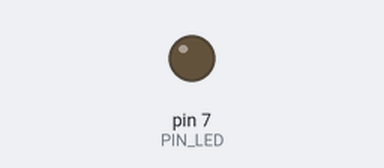
This sketch was run on a simulated Arduino Uno, built with avr-gcc and run on an emulated ATmega328P. Shown: output pins drawn as LEDs (lit = HIGH). Dashed ring = blinking.

Above: at 0.5 s.
At 1.85 s:
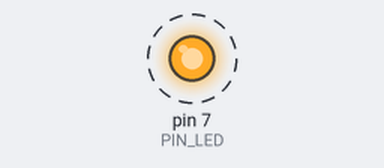
Timing chart, 0 to 3.0 s (numbered marks = the images above):
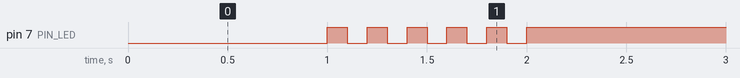

The sketch:

05_practice_2.ino.ino
```cpp
#define PIN_LED 7
unsigned int cnt;

void setup() {
  pinMode(PIN_LED, OUTPUT);
  Serial.begin(115200);
  cnt = 0;
  }


void loop() {
  // put your main code here, to run repeatedly:
  if(cnt == 0) {
    digitalWrite(PIN_LED, 0);
    delay(1000);
  }
  while(cnt<5) {
     digitalWrite(PIN_LED, 1);
     delay(100);
     digitalWrite(PIN_LED, 0);
     delay(100);
     cnt += 1;}
  if(cnt >= 5){
     digitalWrite(PIN_LED, 1);
    } // infinite loop
}
```

Measured:
- by itself, pin 7 (PIN_LED): alternates HIGH for 0.10 s and LOW for 0.10 s, 11 changes in all, then stays HIGH
